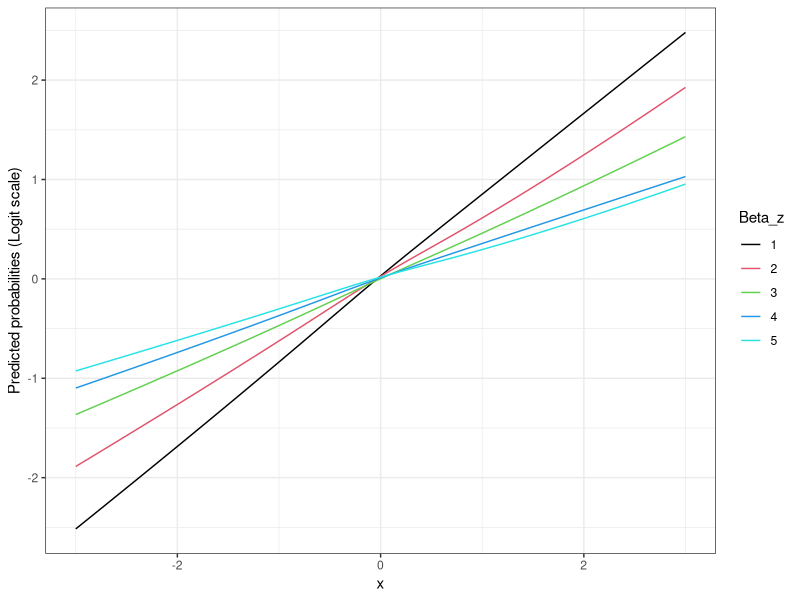
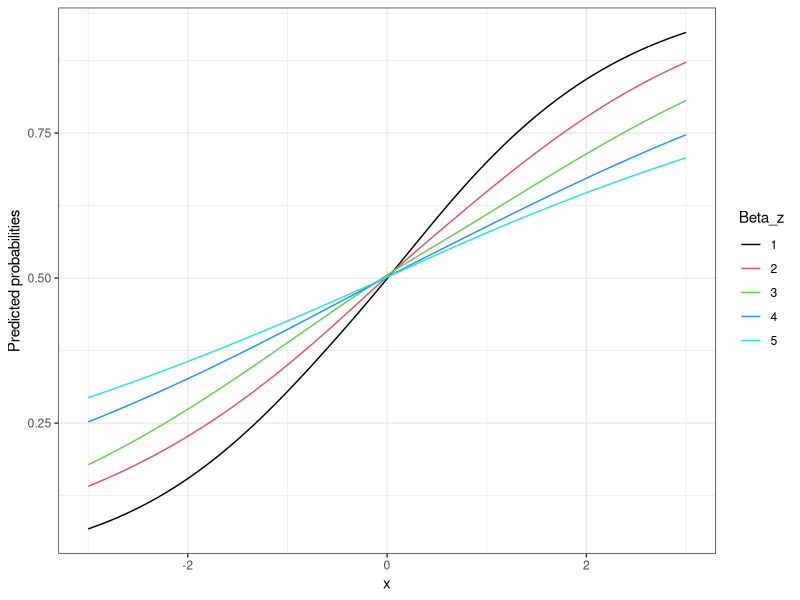

The R script that drew these images, in order:
library(splines)

library(dplyr)
library(tidyr)

library(ggplot2)
theme_set(theme_bw() + theme(panel.spacing=grid::unit(0,"lines")))

n <- 1e5
p_0 <- 0.5
beta_x <- 1
beta_z <- 1e-0
seed <- 403

set.seed(seed)
beta_0 <- qlogis(p_0)
print(beta_0)

x <- rnorm(n)
z <- rnorm(n)

ran <- seq(-3, 3, length.out=201)
pfun <- function(beta_0, beta_x, beta_z, type = "link"){
	o <- beta_0 + beta_x*x + beta_z*z
	res <- rbinom(n, size=1, prob=plogis(o))
	smod <- glm(res ~ ns(x, 4), family="binomial")
	return(predict(smod
		, newdat=data.frame(x=ran)
		, type = type
	))
}

beta_z <- seq(1,5)
plst <- list()
for (b in beta_z){
	name <- paste0("beta_z", b)
	plst[[name]] <- pfun(beta_0, beta_x, b)
}

pplot_logit <- (data.frame(ran, plst)
	%>% gather(Beta_z, Value, -ran)
	%>% mutate(Beta_z = gsub("\\D", "", Beta_z))
	%>% ggplot(aes(x = ran, y = Value, group = Beta_z, colour = Beta_z))
		+ geom_line()
		+ scale_color_manual(values = beta_z)
		+ labs(x = "x"
			, y = paste0("Predicted probabilities (Logit scale)")
		)
	
)


plst <- list()
for (b in beta_z){
	name <- paste0("beta_z", b)
	plst[[name]] <- pfun(beta_0, beta_x, b, type = "response")
}

pplot_prob <- (data.frame(ran, plst)
	%>% gather(Beta_z, Value, -ran)
	%>% mutate(Beta_z = gsub("\\D", "", Beta_z))
	%>% ggplot(aes(x = ran, y = Value, group = Beta_z, colour = Beta_z))
		+ geom_line()
		+ scale_color_manual(values = beta_z)
		+ labs(x = "x"
			, y = paste0("Predicted probabilities")
		)
	
)

print(pplot_logit)
print(pplot_prob)
save(file = "binary_random.rda"
	, pplot_logit
	, pplot_prob
)
